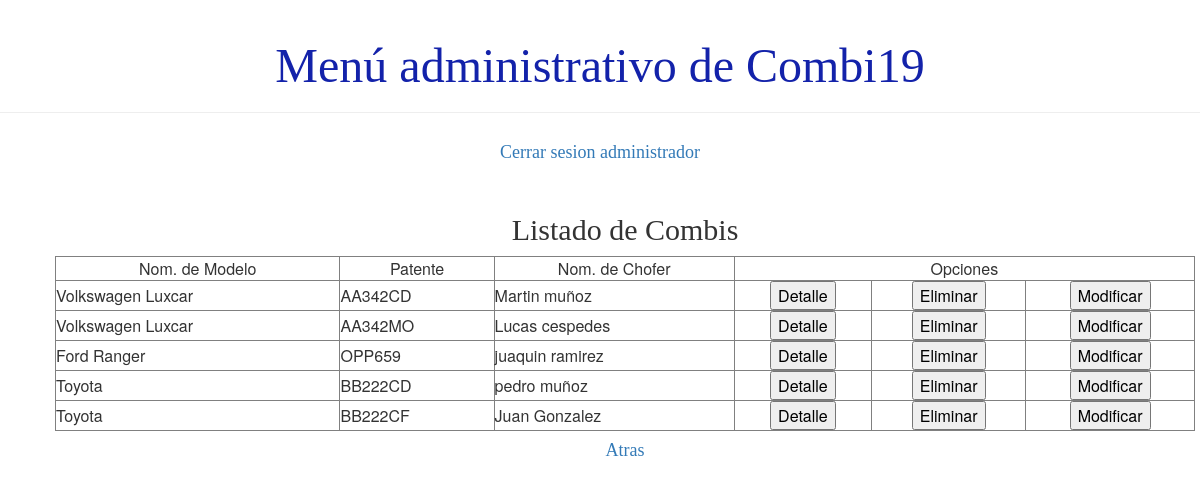
The page /usuario/listaCombi (signed in) on the database its author committed.
### demo1/models.py (models this page shows, shortened)
class Combi(models.Model):
    TIPOS_COMBI = (
        ('C', 'Cama'),
        ('S', 'Semicama'),
    )
    chofer = models.ForeignKey(Chofer, on_delete=models.CASCADE)
    patente = models.CharField(max_length=10)
    tipo = models.CharField(max_length=1, choices=TIPOS_COMBI)
    modelo = models.CharField(max_length=40)
    asientos = models.IntegerField()
    activo = models.BooleanField(default=True)

### demo1/views.py (the view)
# urls.py: path('usuario/listaCombi', views.listado_combi, name='listado_combi'),
def listado_combi(request):
    combis=filaDeCombi()
    page_obj,cantidad = listadoDePaginacion(combis, request)
    return render(request, 'demo1/listados/listado_combi.html', {'page_obj':page_obj, 'cantidad':cantidad, 'noSePuede':False})

### demo1/views.py (called while the page is built)
def listadoDePaginacion(lista, request):
    paginator= Paginator(lista, 10)
    cantidad=False if (paginator.count == 0) else True
    page_number = request.GET.get('page')
    return (paginator.get_page(page_number), cantidad)

def verificarSiCombiValido(id):
    viajes=Viaje.objects.filter(activo=True).values()
    for i in viajes:
        ruta=Ruta.objects.filter(id=i['ruta_id']).values()
        if ruta[0]['combi_id']==id:
            return False
    return True

def filaDeCombi():
    combis=Combi.objects.filter(activo=True).values()
    lista=[]
    for c in combis:
        chofer=Chofer.objects.filter(id=c['chofer_id']).values()
        n=verificarSiCombiValido(c['chofer_id'])
        d=User.objects.filter(id=chofer[0]['usuario_id']).values()
        dic={'modelo': c['modelo'], 'patente':c['patente'], 'chofer': d[0]['first_name']+' '+d[0]['last_name'], 'pk':c['id'], 'sePuede':n}
        lista.append(dic)
    return lista

### demo1/templates/demo1/listados/listado_combi.html (shortened to what this page needs)
{% extends 'demo1/base.html' %}
{% load static %}
{% block content %}
<div class="card">
    <h2>Listado de Combis</h2>
</div>
    <div class="card">
    <table class="tablalista" width=100% border="1">
        <tbody>
        {% if cantidad %}
            <tr>
                <td align="center">Nom. de Modelo</td>
                <td align="center">Patente</td>
                <td align="center">Nom. de Chofer</td>
                <td align="center" colspan="3">Opciones</td>
            </tr>
            {% for c in page_obj %}
                <tr>
                    <td>{{c.modelo}}</td>
                    <td>{{c.patente }}</td>
                    <td>{{c.chofer }}</td>
                    <td align="center">
                        <button><a href="{% url 'detalle_combi' pk=c.pk%}" style="text-decoration:none; color: black;">Detalle</a></button></td>
                    <td align="center">
                        <button onclick="confirmarEliminacion('{% url 'eliminar_combi' pk=c.pk%}', 'Esta seguro que desea eliminar la combi?' )" style="color: black;">Eliminar</button></td>
                    <td align="center">
                        <button><a href="{% url 'modificar_combi' pk=c.pk%}" style="text-decoration:none; color: black;">Modificar</a></button>
                    </td>
                </tr>
            {% endfor %}
        {% else %}
            <p>No se registro ninguna combi</p>
        {% endif %}
    </tbody>
    </table>
    </div>
<div class="card"><h4><a href="{% url 'principal' %}">Atras</a></h4></div>
{% endblock %}

### demo1/static/css/demo1.css (style rules this page uses)
h4 { color: #02105e; }
h1, h2, h3, h4 { font-family: 'Lobster', cursive; }
.card { display: flex; align-items: center; justify-content: center; }

### rows shown on the page
Combi: modelo "Volkswagen Luxcar", patente "AA342CD"
Combi: modelo "Volkswagen Luxcar", patente "AA342MO"
Combi: modelo "Ford Ranger", patente "OPP659"
Combi: modelo "Toyota", patente "BB222CD"
Combi: modelo "Toyota", patente "BB222CF"

### other values the page prints
{{ c.chofer }} "Martin muñoz" "Lucas cespedes" "juaquin ramirez" "pedro muñoz" "Juan Gonzalez"
